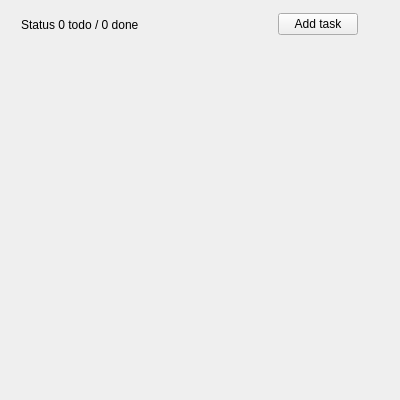
<?xml version="1.0" encoding="UTF-8"?>
<ui version="4.0">
 <class>MainWindow</class>
 <widget class="QMainWindow" name="MainWindow">
  <property name="geometry">
   <rect>
    <x>0</x>
    <y>0</y>
    <width>400</width>
    <height>400</height>
   </rect>
  </property>
  <property name="windowTitle">
   <string>Todo List</string>
  </property>
  <widget class="QWidget" name="centralwidget">
   <widget class="QWidget" name="">
    <property name="geometry">
     <rect>
      <x>21</x>
      <y>11</y>
      <width>337</width>
      <height>27</height>
     </rect>
    </property>
    <layout class="QHBoxLayout" name="toolbarLayout">
     <item>
      <widget class="QLabel" name="statusLabel">
       <property name="text">
        <string>Status 0 todo / 0 done</string>
       </property>
      </widget>
     </item>
     <item>
      <spacer name="horizontalSpacer">
       <property name="orientation">
        <enum>Qt::Horizontal</enum>
       </property>
       <property name="sizeHint" stdset="0">
        <size>
         <width>98</width>
         <height>20</height>
        </size>
       </property>
      </spacer>
     </item>
     <item>
      <widget class="QPushButton" name="addTaskButton">
       <property name="text">
        <string>Add task</string>
       </property>
      </widget>
     </item>
    </layout>
   </widget>
   <widget class="QWidget" name="verticalLayoutWidget">
    <property name="geometry">
     <rect>
      <x>21</x>
      <y>44</y>
      <width>361</width>
      <height>131</height>
     </rect>
    </property>
    <layout class="QVBoxLayout" name="tasksLayout"/>
   </widget>
  </widget>
 </widget>
 <resources/>
 <connections/>
</ui>
